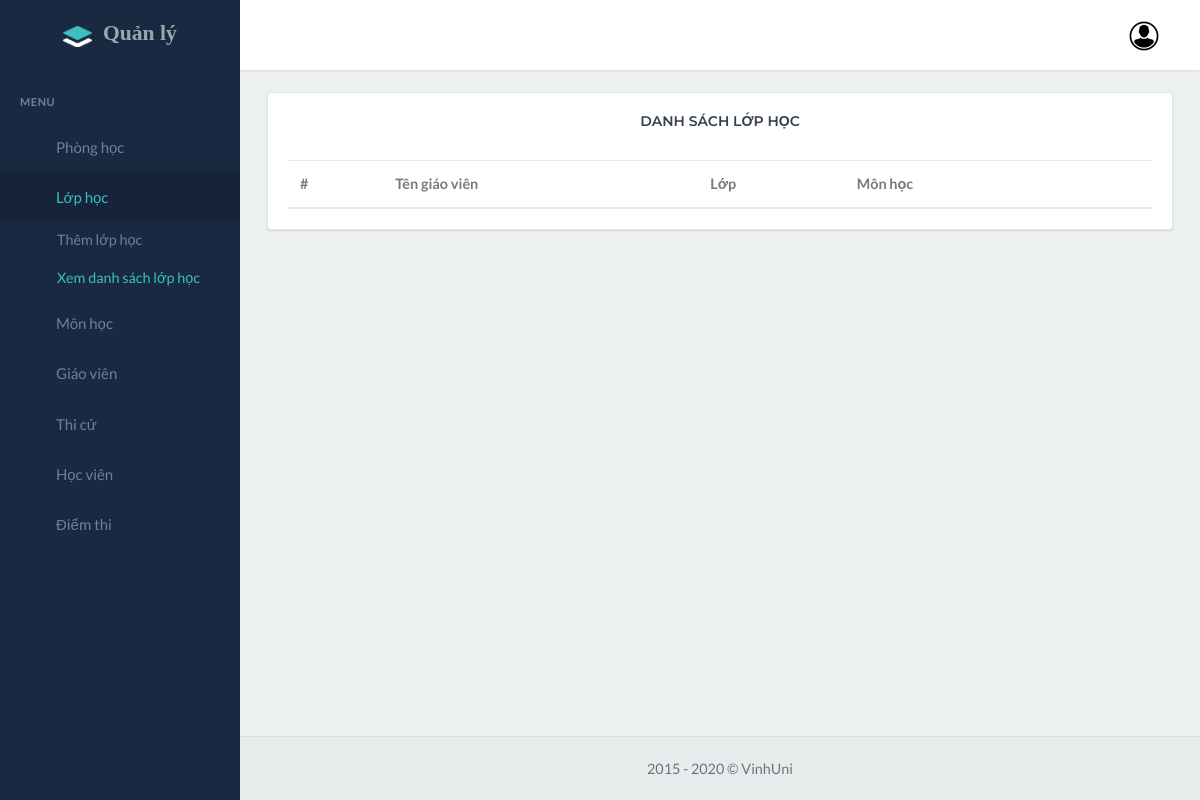
The app's page /view_hclass.php (signed in), older data.
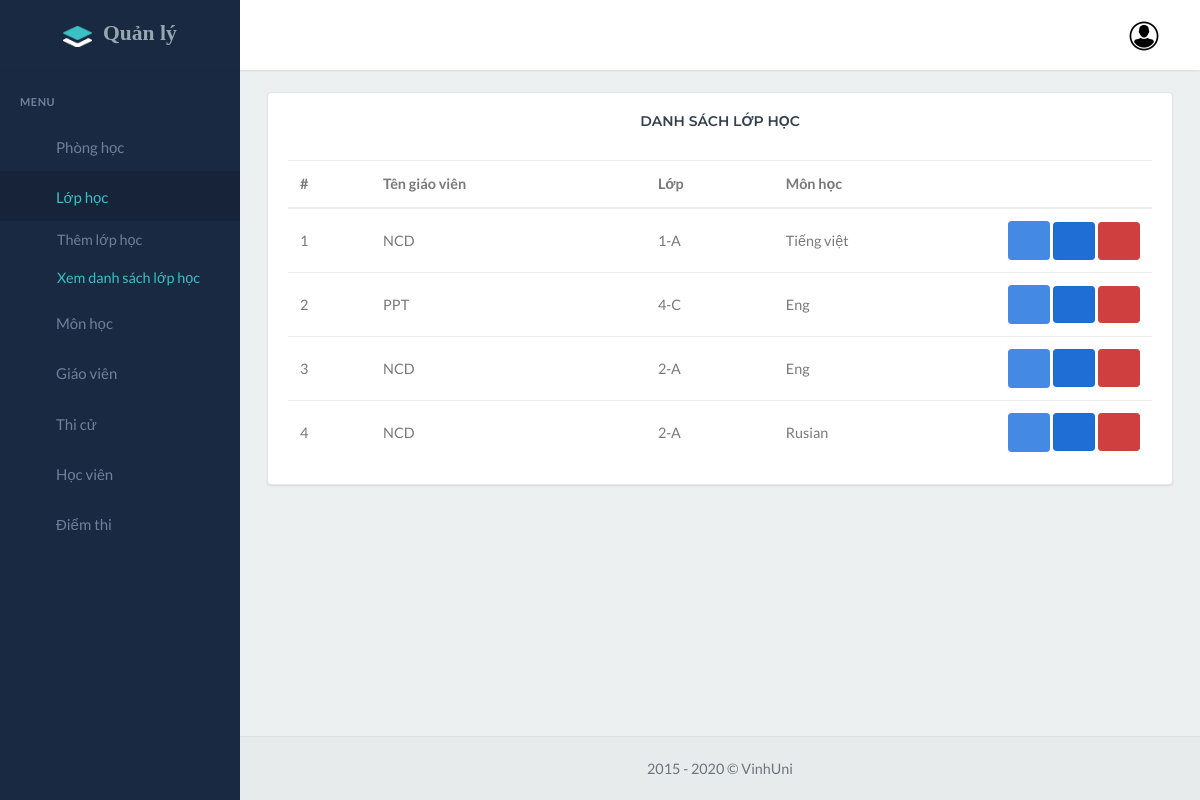
The same page, newer data.
### tables this page shows
CREATE TABLE `handledclass` (
  `HID` int(11) NOT NULL,
  `TeacherID` int(11) NOT NULL,
  `ClassID` int(11) NOT NULL,
  `SubjectsID` int(11) NOT NULL,
  `CreatedAt` timestamp NULL DEFAULT NULL,
  `UpdatedAt` timestamp NULL DEFAULT NULL
);

CREATE TABLE `teacher` (
  `TeacherID` int(11) NOT NULL,
  `TeacherNumber` varchar(150) NOT NULL,
  `TeacherName` varchar(150) NOT NULL,
  `TeacherPass` varchar(150) NOT NULL,
  `FullName` varchar(150) NOT NULL,
  `gender` varchar(150) NOT NULL,
  `TeacherDate` date NOT NULL,
  `TeacherPhone` int(11) NOT NULL,
  `TeacherMail` varchar(150) NOT NULL,
  `Address` text NOT NULL,
  `Images` varchar(150) NOT NULL,
  `CreatedAt` timestamp NOT NULL DEFAULT current_timestamp(),
  `UpdatedAt` timestamp NOT NULL DEFAULT current_timestamp()
);

CREATE TABLE `class` (
  `ClassID` int(11) NOT NULL,
  `ClassName` varchar(150) NOT NULL,
  `ClassSection` varchar(150) NOT NULL,
  `CreatedAt` timestamp NOT NULL DEFAULT current_timestamp() ON UPDATE current_timestamp(),
  `UpdatedAt` timestamp NOT NULL DEFAULT current_timestamp() ON UPDATE current_timestamp()
);

CREATE TABLE `subjects` (
  `SubjectsID` int(11) NOT NULL,
  `SubjectsName` varchar(150) NOT NULL
);

### view_hclass.php (the view, shortened to what this page needs)
<?php
include "database.php";
$s = "select
*
FROM handledclass
INNER JOIN class ON handledclass.ClassID=class.ClassID
INNER JOIN subjects ON handledclass.SubjectsID=subjects.SubjectsID
INNER JOIN teacher ON handledclass.TeacherID=teacher.TeacherID";
$res = $db->query($s);
$class = [];
if ($res->num_rows > 0) {
	while ($r = $res->fetch_assoc()) {
		$class[] = $r;
	}
}
?>
<!DOCTYPE html>
<html>
<head>
	<link href="assets\libs\rickshaw\rickshaw.min.css" rel="stylesheet" type="text/css">
	<link href="assets\css\bootstrap.min.css" rel="stylesheet" type="text/css" id="bootstrap-stylesheet">
	<link href="assets\css\icons.min.css" rel="stylesheet" type="text/css">
	<link href="assets\css\app.min.css" rel="stylesheet" type="text/css" id="app-stylesheet">
</head>
<body>
	<div id="wrapper">
		<?php include "navbar.php"; ?><br>
		<div class="content-page">
			<div class="content">
				<div class="container-fluid">
					<div class="row">
						<div class="col-12">
							<div class="card">
								<div class="card-body">
									<div class="form-row">
										<div class="col-md-12 pb-4">
											<h4 class="header-title" style="text-align:center;">Danh sách lớp học</h4>
										</div>
									</div>
									<div class="table-responsive">
										<table class="table table-centered mb-0 table-nowrap" id="btn-editable">
											<thead>
												<tr>
													<th>#</th>
													<th>Tên giáo viên</th>
													<th>Lớp</th>
													<th>Môn học</th>
													<th></th>
												</tr>
											</thead>
											<tbody>
												<?php $i = 1; ?>
												<?php foreach ($class as $value) : ?>
													<tr>
														<td><?php echo ($i) ?></td>
														<td><?php echo $value["FullName"] ?></td>
														<td><?php echo $value["ClassName"],"-", $value["ClassSection"] ?></td>
														<td><?php echo $value["SubjectsName"] ?></td>
														<td style="white-space: nowrap; width: 1%;">
															<div class="tabledit-toolbar btn-toolbar" style="text-align: left;">
																<div class="btn-group btn-group-sm" style="float: none;">
																	<form method="post">
																		<button type="button" class="tabledit-edit-button btn btn-success" style="float: none;">
																			<span class="mdi mdi-eye"></span>
																		</button>
																		<a type="button" href="edit_hclass.php?id=<?= $value["HID"] ?>" class="tabledit-edit-button btn btn-success tabledit-toolbar active" style="float: none;" data-placement="top" data-toggle="tooltip" data-original-title="Sửa">
																			<i class="fas fa-pencil-alt"></i>
																		</a>
																		<button class="btn btn-danger" name="delete" value="<?= $value["HID"] ?>">
																			<i class="fas fa-times"></i>
																		</button>
																	</form>
																</div>
															</div>
														</td>
													</tr>
													<?php $i++ ?>
												<?php endforeach ?>
											</tbody>
										</table>
									</div>
								</div>
							</div>
						</div>
					</div>
				</div>
			</div>
		</div>
	</div>
	<?php include "sidebar.php"; ?>
	<?php include "footer.php"; ?>
</body>
</html>

Row changes from the older to the newer data that the page shows:
added handledclass: TeacherID.FullName "NCD", ClassID.ClassName "1", ClassID.ClassSection "A", SubjectsID.SubjectsName "Tiếng việt", $value["HID"] 3 (drawn)
added handledclass: TeacherID.FullName "PPT", ClassID.ClassName "4", ClassID.ClassSection "C", SubjectsID.SubjectsName "Eng"
added handledclass: TeacherID.FullName "NCD", ClassID.ClassName "2", ClassID.ClassSection "A", SubjectsID.SubjectsName "Eng", $value["HID"] 6 (drawn)
added handledclass: TeacherID.FullName "NCD", ClassID.ClassName "2", ClassID.ClassSection "A", SubjectsID.SubjectsName "Rusian", $value["HID"] 7 (drawn)
